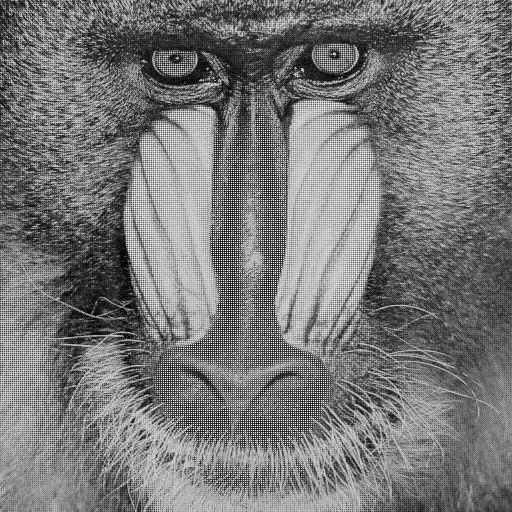
%> input picture hw8/Mand.tiff, 512 x 512 px
$ octave --eval "my_histeq_func(imread('../hw8/Mand.tiff'));"   (GNU Octave 9; MATLAB toolbox functions it lacks are replaced by stand-ins)
%> lines starting %> are read from the running program, lines starting %| are printed output that depends on the picture
function [] = my_histeq_func(Image)

% Image=imread('Mand.tiff');
figure('name','Original image & imhistesh');
subplot(1,2,1);
imshow(Image);
title('original')
subplot(1,2,2);
imhist(Image);
title('imhistesh')
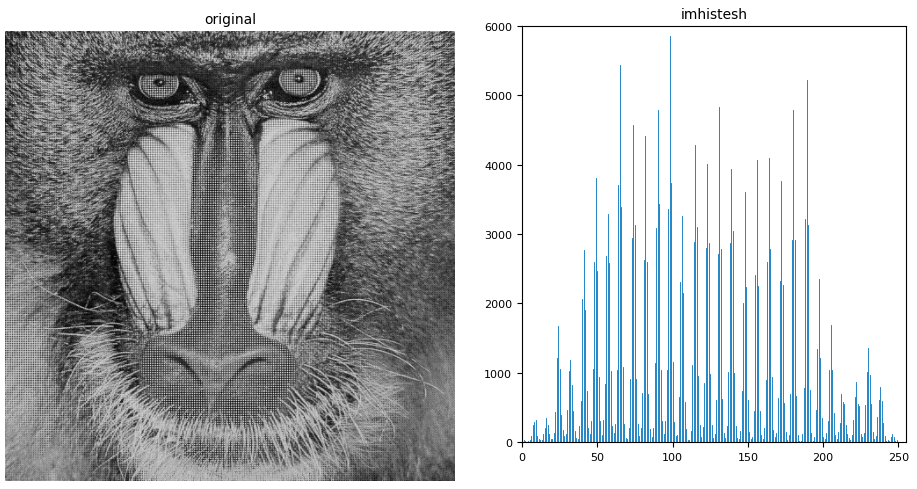
%> figure redrawn from the program's plot data, 2 panels

figure('name','tabe matlab');
subplot(1,2,2);
imhist(histeq(Image));
title('imhistesh')
subplot(1,2,1);
imshow(histeq(Image));
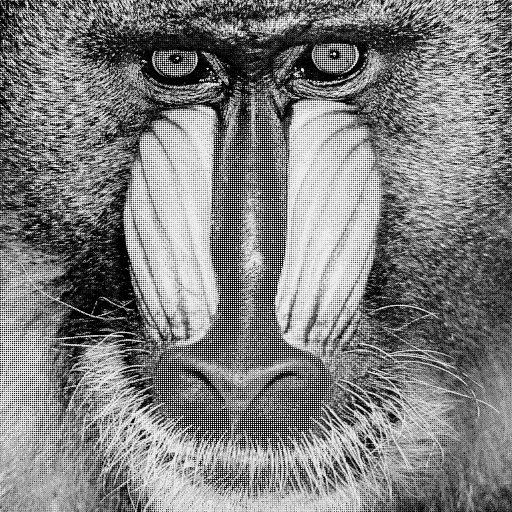
%> displayed picture: size 512x512, on the screen's scale of 0 to 255; min 0, max 255, mean 126.9
title('histeq shode')
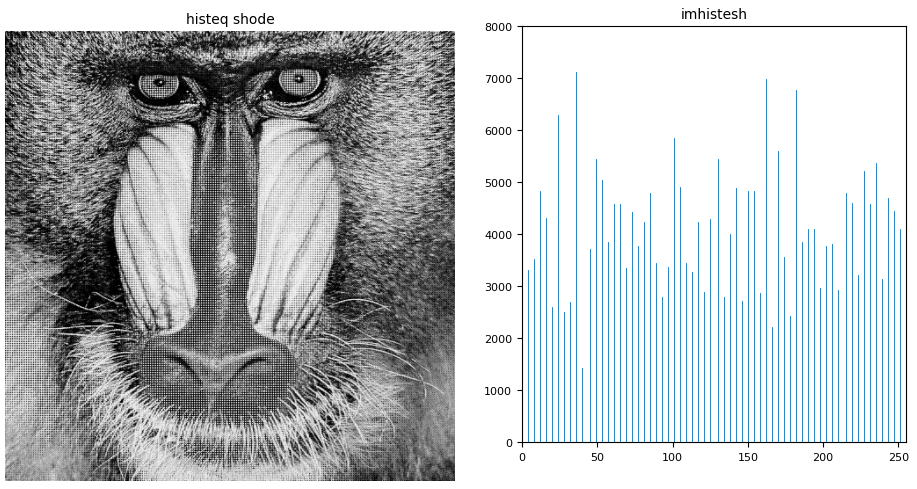
%> figure redrawn from the program's plot data, 2 panels

bin = 255;
% bin=double(max(max(A)));
Val=reshape(Image,[],1);
Val=double(Val);
I=hist(Val,0:bin);
%> I = 256 values, max 5851 at index 99, min 0 at index 252, mean 1024

Output=I/numel(Image);
%> Output = 256 values, max 0.0223 at index 99, min 0 at index 252, mean 0.00391
CSum=cumsum(Output);
%> CSum = 256 values from 0.000267 to 1
HIm=CSum(Image+1);

HIm=uint8(HIm*bin);
%> HIm: size 512x512 uint8
%> `my_histeq_func(imread('../hw8/Mand.tiff'));`:
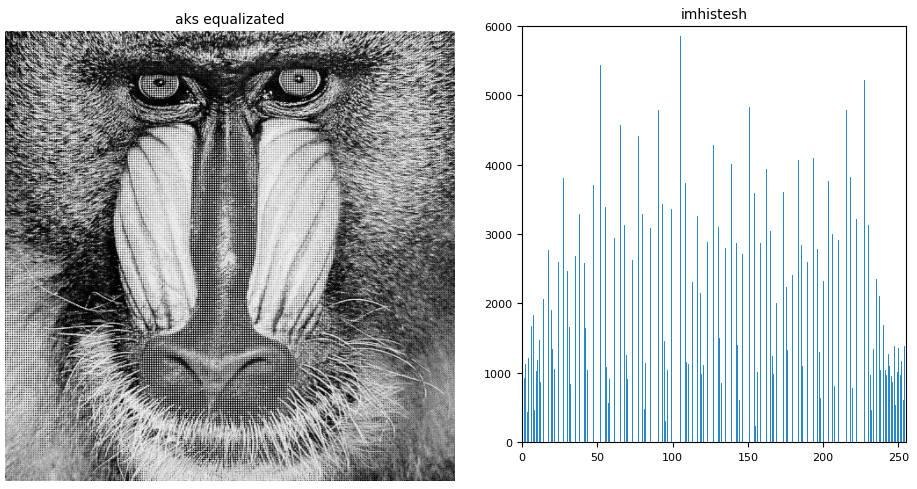
%> figure redrawn from the program's plot data, 2 panels

figure('name','equlizated khodam');
subplot(1,2,1);
imshow(HIm);
title('aks equalizated')
subplot(1,2,2);
imhist(HIm);
title('imhistesh')


end
